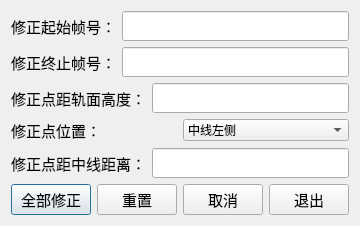
<?xml version="1.0" encoding="UTF-8"?>
<ui version="4.0">
 <class>MultiframeCorrect</class>
 <widget class="QDialog" name="MultiframeCorrect">
  <property name="geometry">
   <rect>
    <x>0</x>
    <y>0</y>
    <width>359</width>
    <height>220</height>
   </rect>
  </property>
  <property name="windowTitle">
   <string>多帧修正</string>
  </property>
  <property name="windowIcon">
   <iconset resource="../../resource/icons.qrc">
    <normaloff>:/image/icon.png</normaloff>:/image/icon.png</iconset>
  </property>
  <layout class="QGridLayout" name="gridLayout">
   <item row="0" column="0">
    <layout class="QVBoxLayout" name="verticalLayout">
     <item>
      <layout class="QHBoxLayout" name="horizontalLayout">
       <item>
        <widget class="QLabel" name="label_4">
         <property name="font">
          <font>
           <family>微软雅黑</family>
           <pointsize>11</pointsize>
          </font>
         </property>
         <property name="text">
          <string>修正起始帧号：</string>
         </property>
        </widget>
       </item>
       <item>
        <widget class="QLineEdit" name="lineEdit_4">
         <property name="font">
          <font>
           <family>微软雅黑</family>
           <pointsize>11</pointsize>
          </font>
         </property>
        </widget>
       </item>
      </layout>
     </item>
     <item>
      <layout class="QHBoxLayout" name="horizontalLayout_2">
       <item>
        <widget class="QLabel" name="label_5">
         <property name="font">
          <font>
           <family>微软雅黑</family>
           <pointsize>11</pointsize>
          </font>
         </property>
         <property name="text">
          <string>修正终止帧号：</string>
         </property>
        </widget>
       </item>
       <item>
        <widget class="QLineEdit" name="lineEdit_5">
         <property name="font">
          <font>
           <family>微软雅黑</family>
           <pointsize>11</pointsize>
          </font>
         </property>
        </widget>
       </item>
      </layout>
     </item>
     <item>
      <layout class="QHBoxLayout" name="horizontalLayout_4">
       <item>
        <widget class="QLabel" name="label_6">
         <property name="font">
          <font>
           <family>微软雅黑</family>
           <pointsize>11</pointsize>
          </font>
         </property>
         <property name="text">
          <string>修正点距轨面高度：</string>
         </property>
        </widget>
       </item>
       <item>
        <widget class="QLineEdit" name="lineEdit_6">
         <property name="font">
          <font>
           <family>微软雅黑</family>
           <pointsize>11</pointsize>
          </font>
         </property>
        </widget>
       </item>
      </layout>
     </item>
     <item>
      <layout class="QHBoxLayout" name="horizontalLayout_5">
       <item>
        <widget class="QLabel" name="label_7">
         <property name="font">
          <font>
           <family>微软雅黑</family>
           <pointsize>11</pointsize>
          </font>
         </property>
         <property name="text">
          <string>修正点位置：</string>
         </property>
        </widget>
       </item>
       <item>
        <widget class="QComboBox" name="comboBox">
         <item>
          <property name="text">
           <string>中线左侧</string>
          </property>
         </item>
         <item>
          <property name="text">
           <string>中线右侧</string>
          </property>
         </item>
        </widget>
       </item>
      </layout>
     </item>
     <item>
      <layout class="QHBoxLayout" name="horizontalLayout_6">
       <item>
        <widget class="QLabel" name="label_8">
         <property name="font">
          <font>
           <family>微软雅黑</family>
           <pointsize>11</pointsize>
          </font>
         </property>
         <property name="text">
          <string>修正点距中线距离：</string>
         </property>
        </widget>
       </item>
       <item>
        <widget class="QLineEdit" name="lineEdit_8">
         <property name="font">
          <font>
           <family>微软雅黑</family>
           <pointsize>11</pointsize>
          </font>
         </property>
        </widget>
       </item>
      </layout>
     </item>
     <item>
      <layout class="QHBoxLayout" name="horizontalLayout_3">
       <item>
        <widget class="QPushButton" name="pushButton">
         <property name="font">
          <font>
           <family>微软雅黑</family>
           <pointsize>11</pointsize>
          </font>
         </property>
         <property name="text">
          <string>全部修正</string>
         </property>
        </widget>
       </item>
       <item>
        <widget class="QPushButton" name="pushButton_2">
         <property name="font">
          <font>
           <family>微软雅黑</family>
           <pointsize>11</pointsize>
          </font>
         </property>
         <property name="text">
          <string>重置</string>
         </property>
        </widget>
       </item>
       <item>
        <widget class="QPushButton" name="pushButton_4">
         <property name="font">
          <font>
           <family>微软雅黑</family>
           <pointsize>11</pointsize>
          </font>
         </property>
         <property name="text">
          <string>取消</string>
         </property>
        </widget>
       </item>
       <item>
        <widget class="QPushButton" name="pushButton_3">
         <property name="font">
          <font>
           <family>微软雅黑</family>
           <pointsize>11</pointsize>
          </font>
         </property>
         <property name="text">
          <string>退出</string>
         </property>
        </widget>
       </item>
      </layout>
     </item>
    </layout>
   </item>
  </layout>
 </widget>
 <resources>
  <include location="../../resource/icons.qrc"/>
 </resources>
 <connections/>
</ui>
